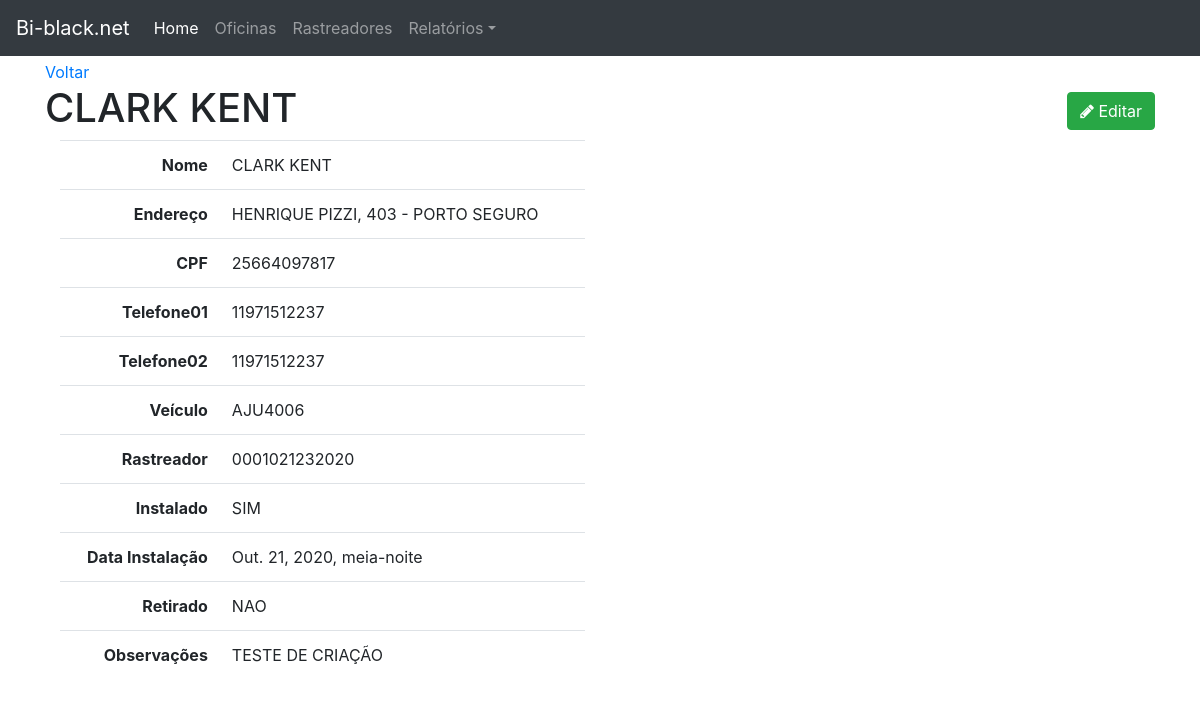
Page /clientes/1/ on the committed database.
### clientes/models.py (models this page shows, shortened)
class Cliente(models.Model):
    RETIRADO_CHOICES = (
        ('SIM', 'sim'),
        ('NAO', 'nao')
    )
    INSTALADO_CHOICES = (
        ('SIM', 'sim'),
        ('NAO', 'nao')
    )
    nome = models.CharField(max_length=60, null=True, blank=True)
    endereco = models.CharField(max_length=60, null=True, blank=True)
    cpf = models.CharField(max_length=30, null=True, blank=True)
    telefone01 = models.CharField(max_length=30, null=True, blank=True)
    telefone02 = models.CharField(max_length=30, null=True, blank=True)
    veiculo = models.CharField(max_length=30, null=True, blank=True)
    rastreador = models.CharField(max_length=30, null=True, blank=True)
    instalado = models.CharField(max_length=3, choices=INSTALADO_CHOICES)
    data_instalcao = models.DateTimeField(auto_created=False, auto_now_add=False)
    retirado = models.CharField(max_length=3, choices=RETIRADO_CHOICES)
    observacao = models.TextField(null=True, blank=True)
    def __str__(self):
        return self.nome

### clientes/views.py (the view)
# urls.py: path('<int:pk>/', v.clientes_detail, name='clientes_detail'),
def clientes_detail(request, pk):
    template_name = 'clientes/clientes_detail.html'
    obj = Cliente.objects.get(pk=pk)
    context = {'object': obj}
    return render(request, template_name, context)

### clientes/templates/clientes/clientes_detail.html
{% extends "base.html" %}
{% block content %}
<a href="{% url 'clientes:clientes_list' %}">Voltar</a>
    <h1>{{ object }}
        <span class="pull-right">
            <a href="{% url 'clientes:clientes_edit' object.pk %}">
                <button type="button" class="btn btn-success">
                    <span class="fa fa-pencil"></span> Editar
                </button>
            </a>
        </span>
    </h1>
<div class="col-sm-6">
    <table class="table table-user-information">
        <tbody>
        <tr>
            <th class="text-right">Nome</th>
            <td>{{object.nome}}</td>
        </tr>
        <tr>
            <th class="text-right">Endereço</th>
            <td>{{object.endereco}}</td>
        </tr>
        <tr>
            <th class="text-right">CPF</th>
            <td>{{object.cpf}}</td>
        </tr>
        <tr>
            <th class="text-right">Telefone01</th>
            <td>{{object.telefone01}}</td>
        </tr>
        <tr>
            <th class="text-right">Telefone02</th>
            <td>{{object.telefone02}}</td>
        </tr>
        <tr>
            <th class="text-right">Veículo</th>
            <td>{{object.veiculo}}</td>
        </tr>
        <tr>
            <th class="text-right">Rastreador</th>
            <td>{{object.rastreador}}</td>
        </tr>
        <tr>
            <th class="text-right">Instalado</th>
            <td>{{object.instalado}}</td>
        </tr>
        <tr>
            <th class="text-right">Data Instalação</th>
            <td>{{object.data_instalcao}}</td>
        </tr>
        <tr>
            <th class="text-right">Retirado</th>
            <td>{{object.retirado}}</td>
        </tr>
        <tr>
            <th class="text-right">Observações</th>
            <td>{{object.observacao}}</td>
        </tr>
        </tbody>
    </table>
</div>
{% endblock content %}

### templates/base.html (style rules this page uses)
body { margin-top: 60px; }

### rows in the picture
Cliente: nome "CLARK KENT", endereco "HENRIQUE PIZZI, 403 - PORTO SEGURO", cpf "25664097817", telefone01 "11971512237", telefone02 "11971512237", veiculo "AJU4006", rastreador "0001021232020", instalado "SIM", data_instalcao "Out. 21, 2020, meia-noite", retirado "NAO", observacao "TESTE DE CRIAÇÃO"
